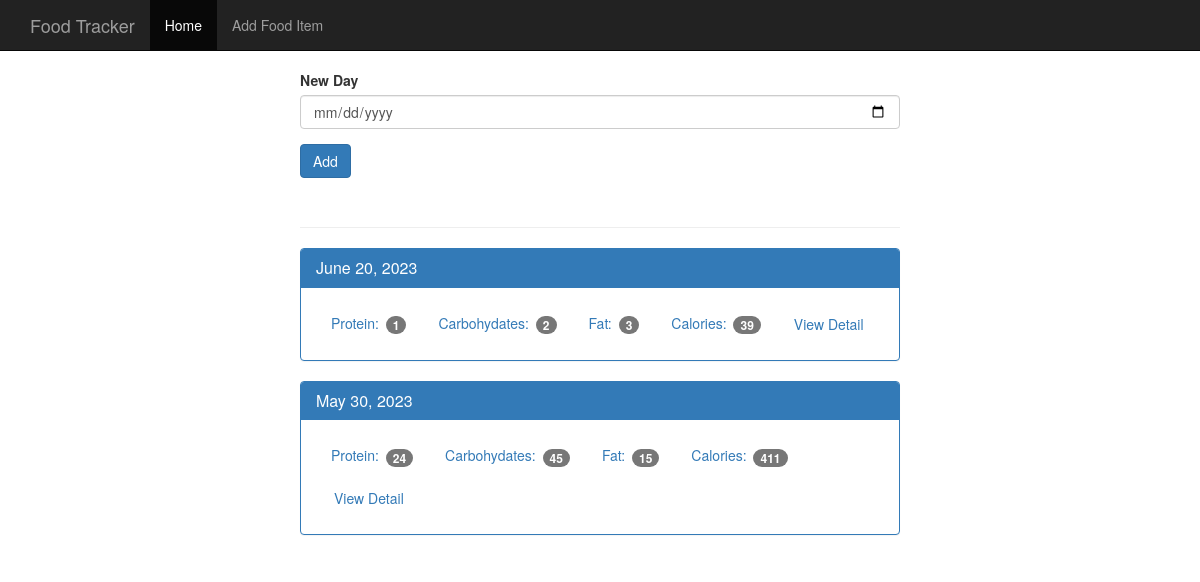
The page / on the database its author committed.
### tables this page shows
CREATE TABLE log_date (
    id integer primary key autoincrement,
    entry_date date not null
);

### app.py (the view)
@app.route('/', methods=['POST', 'GET'])
def index():
    db = get_db()
    if request.method == 'POST':
        date = request.form['date'] #assuming the date is in YYYY-MM-DD format
        dt = datetime.strptime(date, '%Y-%m-%d')
        database_date = datetime.strftime(dt, '%Y%m%d')
        db.execute('insert into log_date (entry_date) values (?)', [database_date])
        db.commit()
    cur = db.execute('select log_date.entry_date, sum(food.protein) as protein, sum(food.carbohydrates) as carbohydrates, sum(food.fat) as fat, sum(food.calories) as calories from log_date join food_date on food_date.log_date_id = log_date.id join food on food.id = food_date.food_id group by log_date.id order by log_date.entry_date desc')
    results = cur.fetchall()
    date_results = []
    for i in results:
        single_date = {}
        single_date['entry_date'] = i['entry_date']
        single_date['protein'] = i['protein']
        single_date['carbohydrates'] = i['carbohydrates']
        single_date['fat'] = i['fat']
        single_date['calories'] = i['calories']
        d = datetime.strptime(str(i['entry_date']), '%Y%m%d')
        single_date['pretty_date'] = datetime.strftime(d, '%B %d, %Y')
        date_results.append(single_date)
    return render_template('home.html', results=date_results)

### app.py (called while the page is built)
def connect_db():
    sql = sqlite3.connect('food_log.db')
    sql.row_factory = sqlite3.Row
    return sql

def get_db():
    if not hasattr(g, 'sqlite_db'):
        g.sqlite_db = connect_db()
    return g.sqlite_db

### templates/home.html (shortened to what this page needs)
<!DOCTYPE html>
<html lang="en">
  <head>
    <link href="{{ url_for('static', filename='bootstrap.min.css') }}" rel="stylesheet">
    <link href="{{ url_for('static', filename='theme.css') }}" rel="stylesheet">
  </head>
  <body>
    <nav class="navbar navbar-inverse navbar-fixed-top">
      <div class="container">
        <div class="navbar-header">
          <a class="navbar-brand" href="#">Food Tracker</a>
        </div>
        <div id="navbar" class="navbar-collapse collapse">
          <ul class="nav navbar-nav">
            <li class="active"><a href="#">Home</a></li>
            <li><a href="#">Add Food Item</a></li>
          </ul>
        </div>
      </div>
    </nav>
    <div class="container theme-showcase col-sm-6 col-sm-offset-3" role="main">
      <div class="row">
        <div>
          <form method="POST" action="/">
            <div class="form-group">
              <label for="new-day">New Day</label>
              <input type="date" class="form-control" name="date" id="new-day">
            </div>
            <button type="submit" class="btn btn-primary">Add</button>
          </form>
          <div class="page-header"></div>
          {% for r in results %}
          <div class="panel panel-primary">
            <div class="panel-heading">
              <h3 class="panel-title">{{ r.pretty_date }}</h3>
            </div>
            <div class="panel-body">
              <ul class="nav nav-pills" role="tablist">
                <li><a>Protein: <span class="badge">{{ r.protein }}</span></a></li>
                <li><a>Carbohydates: <span class="badge">{{ r.carbohydrates }}</span></a></li>
                <li><a>Fat: <span class="badge">{{ r.fat }}</span></a></li>
                <li><a>Calories: <span class="badge">{{ r.calories }}</span></a></li>
                <li><a href="{{ url_for('view', date=r.entry_date) }}" type="button" class="btn btn-link">View Detail</a></li>
              </ul>
            </div>
          </div>
          {% endfor %}
        </div>
      </div>
    </div>
  </body>
</html>

### static/theme.css (style rules this page uses)
body { padding-top: 70px; padding-bottom: 30px; }

### rows shown on the page
log_date: pretty_date "June 20, 2023", protein "1", carbohydrates "2", fat "3", calories "39"
log_date: pretty_date "May 30, 2023", protein "24", carbohydrates "45", fat "15", calories "411"
